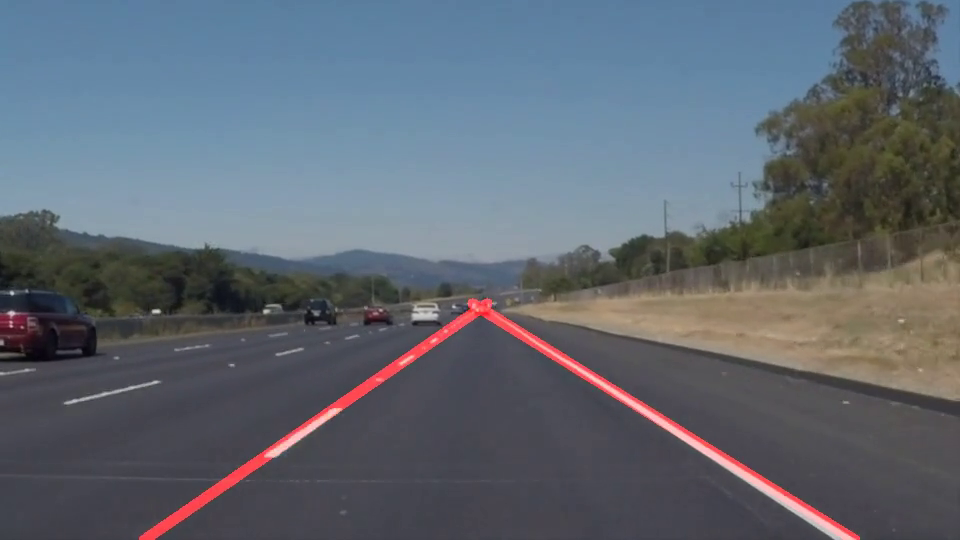
#> input picture frame 22 of test_videos_output/solidWhiteRight.mp4, 960 x 540 px
$ python video_pipeline_mvp.py
#> lines starting #> are read from the running program, lines starting #| are printed output that depends on the picture
import cv2
from matplotlib import pyplot as plt
import matplotlib.cm as cm
import numpy as np
import math


cap = cv2.VideoCapture('test_videos/solidWhiteRight.mp4')

# Define the codec and create VideoWriter object
fourcc = cv2.VideoWriter_fourcc(*'XVID')
out = cv2.VideoWriter('test_videos_output.avi', fourcc, 20.0, (640, 480))

while (cap.isOpened()):
        ret, frame = cap.read()
#> frame is the input picture: shape (540, 960, 3); mean B, G, R 112.8, 103.2, 95.8
        if ret == True:
            frame = cv2.flip(frame, 0)
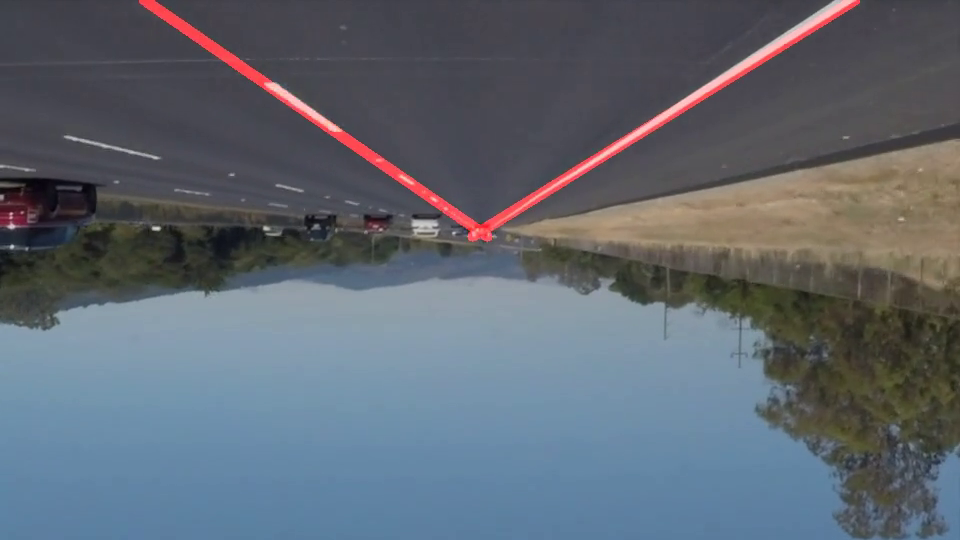
#> frame: shape (540, 960, 3); mean B, G, R 112.8, 103.2, 95.8

            # write the flipped frame
            out.write(frame)

            cv2.imshow('frame', frame)
            if cv2.waitKey(1) & 0xFF == ord('q'):
#> (key q is pressed here)
                break
        else:
            break

# Release everything if job is finished
cap.release()
out.release()
cv2.destroyAllWindows()

$ run again, starting later in the video
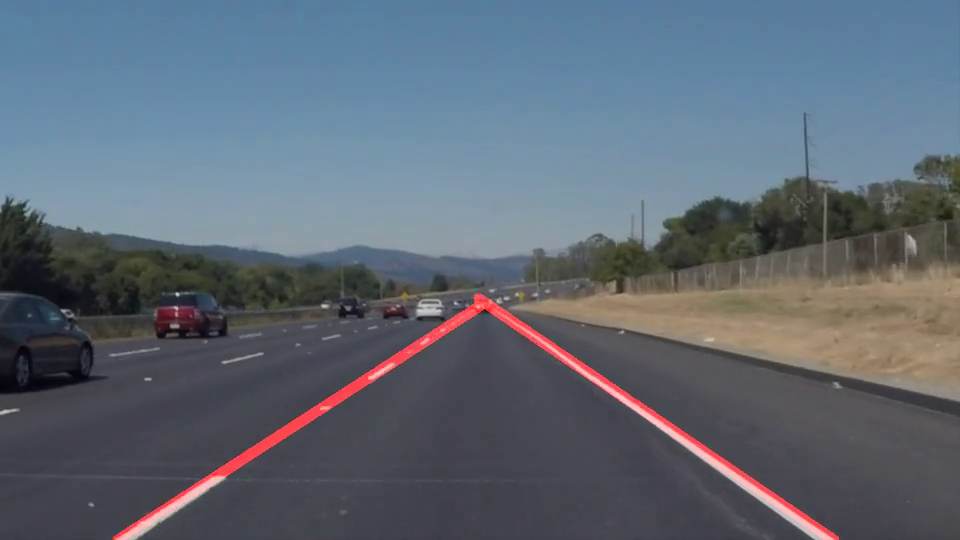
#> input picture frame 99 of test_videos_output/solidWhiteRight.mp4, 960 x 540 px
#> frame is the input picture: shape (540, 960, 3); mean B, G, R 116.2, 104.5, 95
#> `frame = cv2.flip(frame, 0)`:
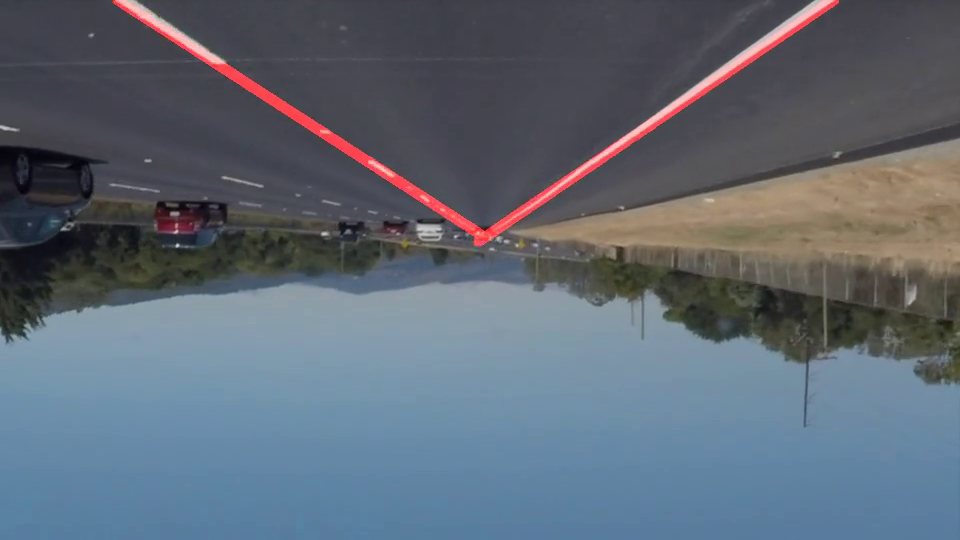
#> frame: shape (540, 960, 3); mean B, G, R 116.2, 104.5, 95

$ run again, starting later in the video
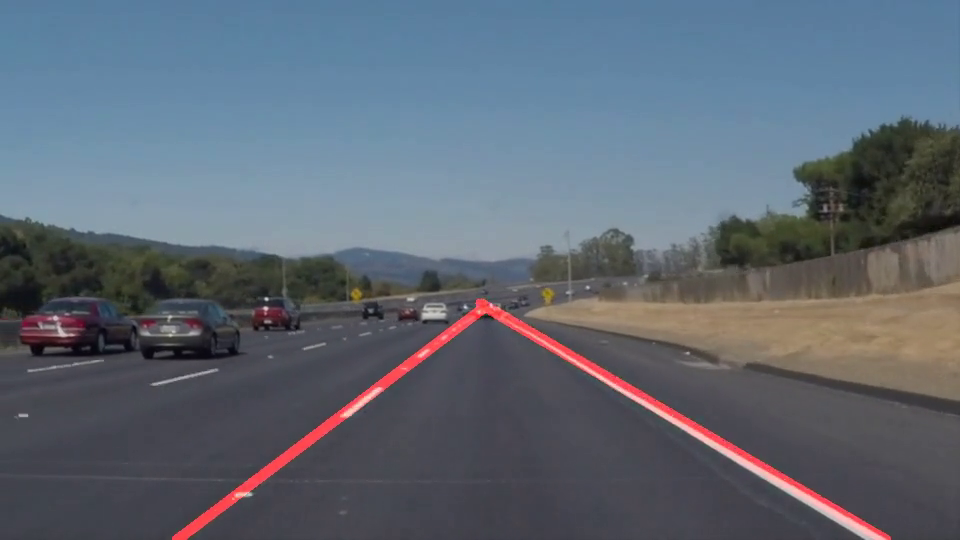
#> input picture frame 176 of test_videos_output/solidWhiteRight.mp4, 960 x 540 px
#> frame is the input picture: shape (540, 960, 3); mean B, G, R 115.3, 103.9, 95
#> `frame = cv2.flip(frame, 0)`:
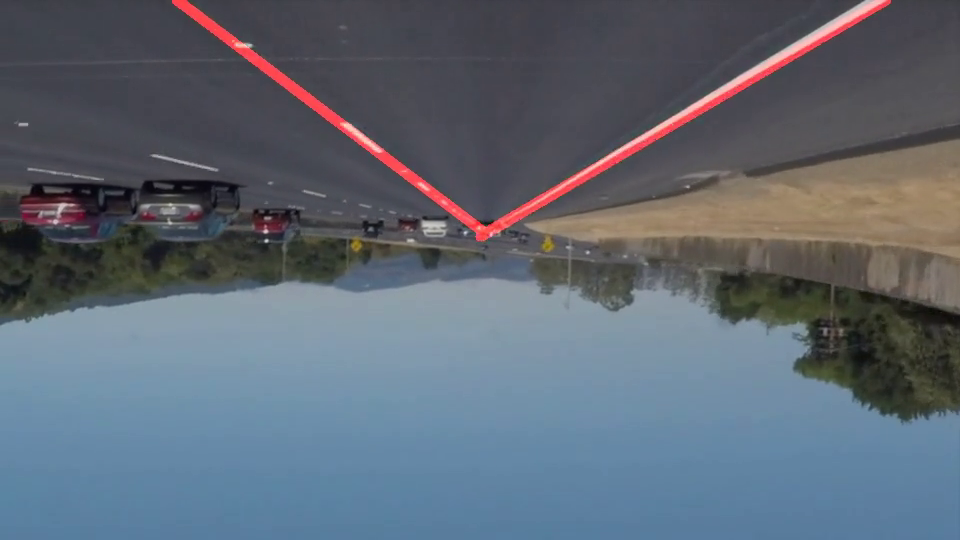
#> frame: shape (540, 960, 3); mean B, G, R 115.3, 103.9, 95
